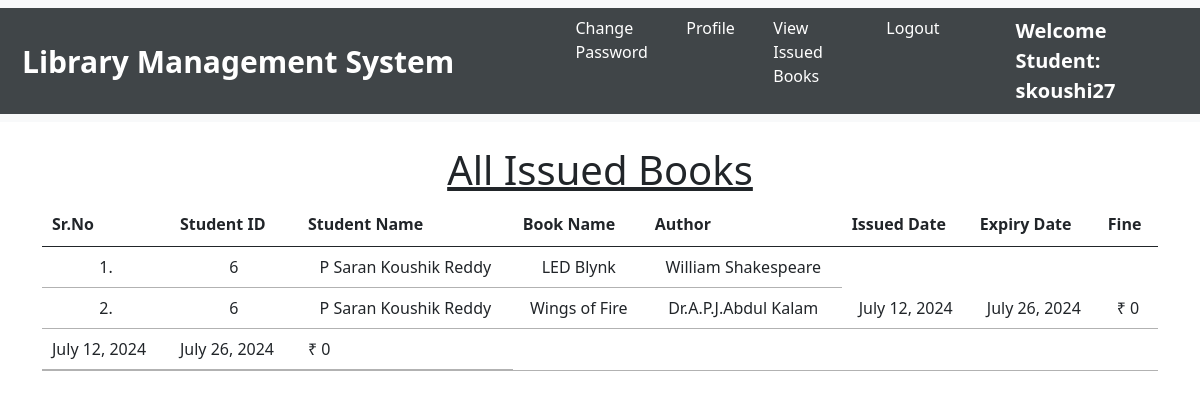
Page /student_issued_books/ (signed in) on the committed database.
### library/models.py (models this page shows, shortened)
class Book(models.Model):
    name = models.CharField(max_length=200)
    author = models.CharField(max_length=200)
    isbn = models.IntegerField(validators=[MaxValueValidator(2147483647)])
    category = models.CharField(max_length=50)

class IssuedBook(models.Model):
    student_id = models.CharField(max_length=100, blank=True)
    isbn = models.IntegerField(validators=[MinValueValidator(10),MaxValueValidator(13)])
    issued_date = models.DateField(auto_now=True)
    expiry_date = models.DateField(default=expiry)

### library/views.py (the view)
# urls.py: path("student_issued_books/", views.student_issued_books, name="student_issued_books"),
@login_required(login_url = '/student_login')
def student_issued_books(request):
    student = Student.objects.filter(user_id=request.user.id)
    issuedBooks = IssuedBook.objects.filter(student_id=student[0].user_id)
    li1 = []
    li2 = []
    for i in issuedBooks:
        books = Book.objects.filter(isbn=i.isbn)
        for book in books:
            t=(request.user.id, request.user.get_full_name, book.name,book.author)
            li1.append(t)
        days=(date.today()-i.issued_date)
        d=days.days
        fine=0
        if d>15:
            day=d-14
            fine=day*5
        t=(issuedBooks[0].issued_date, issuedBooks[0].expiry_date, fine)
        li2.append(t)
    return render(request,'student_issued_books.html',{'li1':li1, 'li2':li2})

### library/templates/student_issued_books.html (shortened to what this page needs)
{% extends 'student_navbar.html' %}
{% load static %}
{% block body %}
<div class="container mt-4">
    <h1 class="text-center"><u>All Issued Books</u></h1>
    <table class="table table-hover" id="example">
        <thead>
            <tr class="text-center">
                <th>Sr.No</th>
                <th>Student ID</th>
                <th>Student Name</th>
                <th>Book Name</th>
                <th>Author</th>
                <th>Issued Date</th>
                <th>Expiry Date</th>
                <th>Fine</th>
            </tr>
        </thead>
        <tbody>
            {% for i in li1 %}
            <tr class="text-center">
                <td>{{forloop.counter}}.</td>
                <td>{{i.0}}</td>
                <td>{{i.1}}</td>
                <td>{{i.2}}</td>
                <td>{{i.3}}</td>
                {% endfor %}
                {% for i in li2 %}
                <td>{{i.0}}</td>
                <td>{{i.1}}</td>
                <td>₹ {{i.2}}</td>
            </tr>
            {% endfor %}
        </tbody>
    </table>
    </div>
{% endblock %}

### library/templates/student_navbar.html (shortened to what this page needs)
<!doctype html>
<html lang="en">
  <head>
    <link href="https://cdn.jsdelivr.net/npm/bootstrap@5.1.0/dist/css/bootstrap.min.css" rel="stylesheet">
    <link rel="stylesheet" href="https://cdn.datatables.net/1.10.25/css/jquery.dataTables.min.css">
    <link rel="stylesheet" href="https://cdn.datatables.net/buttons/1.7.1/css/buttons.dataTables.min.css">
  </head>
  <body>
    <nav class="navbar navbar-expand-lg navbar-light bg-light sticky-top">
        <div style="background-color: rgb(64, 69, 72);" class="container-fluid">
          <a style="font-weight: bold;font-size: 30px;color: white;margin-left: 10px;" class="navbar-brand" href="#">Library Management System</a>
          <div class="collapse navbar-collapse" id="navbarSupportedContent">
            <ul class="navbar-nav me-auto mb-2 mb-lg-0">
              <li class="nav-item">
                <a style="color: white;margin-left: 10px;" class="nav-link active" aria-current="page" href="/change_password/">Change Password</a>
              </li>
              <li class="nav-item">
                <a style="color: white;margin-left: 10px;" class="nav-link active" aria-current="page" href="/profile/">Profile</a>
              </li>
              <li class="nav-item">
                <a style="color: white;margin-left: 10px;" class="nav-link active" aria-current="page" href="/student_issued_books/">View Issued Books</a>
              </li>
              <li class="nav-item">
                <a style="color: white;margin-left: 10px;" class="nav-link active" aria-current="page" href="/logout/">Logout</a>
              </li>
              <li class="nav-item">
                <a style="color: white;margin-left: 10px;font-size: 20px;font-weight: bold;" style="font-weight:600; font-family:'Segoe UI', Tahoma, Geneva, Verdana, sans-serif; font-size: large;" class="nav-link active" href="#">Welcome Student: {{request.user}}</a>
              </li>
            </ul>
          </div>
        </div>
      </nav>
      {% block body %}
      {% endblock %}
  </body>
</html>

### rows in the picture
Book: name "LED Blynk", author "William Shakespeare"
Book: name "Wings of Fire", author "Dr.A.P.J.Abdul Kalam"
IssuedBook: issued_date "July 12, 2024" "July 12, 2024", expiry_date "July 26, 2024" "July 26, 2024"

### other values in the picture
{{ request.user }} "skoushi27"
{{ i.0 }} "6" "6"
{{ i.1 }} "P Saran Koushik Reddy" "P Saran Koushik Reddy"
{{ i.2 }} "0" "0"
